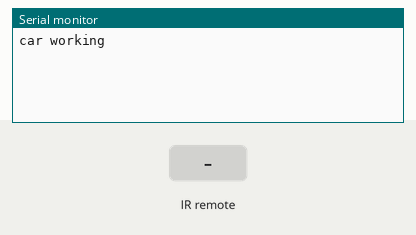
Recording of a sketch running on a simulated Arduino Uno, built with avr-gcc and run on an emulated ATmega328P. On the bench: the last lines printed to the serial monitor. The test bench sets the inputs (shaded band).

Above: at 1.2 s.
1.3 s: infrared code 0xFD10EF received
At 2.6 s:
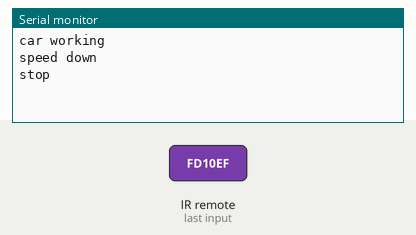
2.9 s: infrared code 0xFD50AF received
At 3.02 s:
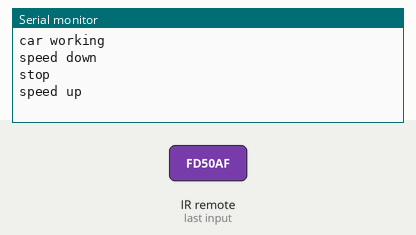
4.4 s: infrared code 0xFD30CF received
At 4.52 s:
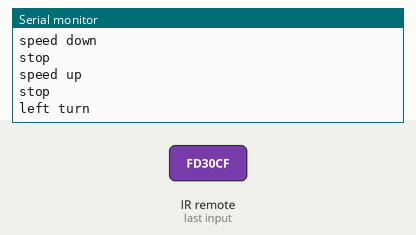
5.9 s: infrared code 0xFD08F7 received
At 6.02 s:
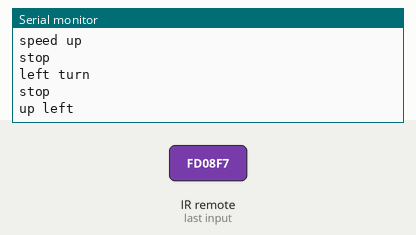
7.4 s: infrared code 0xFD8877 received
At 7.52 s:
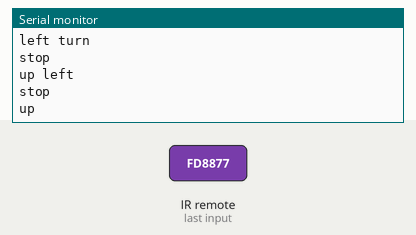
8.9 s: infrared code 0xFD48B7 received
At 9.02 s:
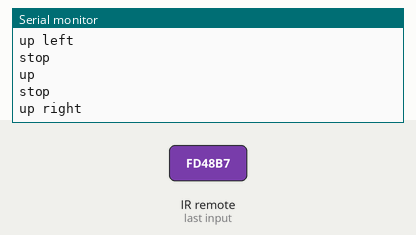

The sketch:

irmote_test.ino
```cpp
#include <IRremote.h>
#include "Timer.h"


int RECV_PIN = 14;
bool goingon = false;
IRrecv irrecv(RECV_PIN);
int goingonTimerID;
Timer t;
decode_results results;
typedef enum {vSTOP = 0, vRUNNING = 1} vStatus;
vStatus currentvStatus = vSTOP;


void setup()
{
  Serial.begin(9600);
  Serial.println("car working");

  //irrecv.enableIRIn(); // Start the receiver

  irrecv.enableIRIn(); // Start the receiver
}
bool isValid(int val)
{
  switch (val)
  {
    case 0xFD10EF:
    case 0xFD50AF:
    case 0xFD30CF:
    case 0xFD08F7:
    case 0xFD8877:
    case 0xFD48B7:
    case 0xFD28D7:
    case 0xFDA857:
    case 0xFD6897:
    case 0xFD18E7:
    case 0xFD9867:
    case 0xFD58A7:
      return true;
    default:
      return false;
  }
}

void runCar(int val)
{
  switch (val)
  {
    case 0xFD10EF:
      Serial.println("speed down");

      break;
    case 0xFD50AF:
      Serial.println("speed up");


      break;
    case 0xFD30CF:
      Serial.println("left turn");
      break;
    case 0xFD08F7:
      Serial.println("up left");
      break;
    case 0xFD8877:
      Serial.println("up");
      break;
    case 0xFD48B7:
      Serial.println("up right");
      break;
    case 0xFD28D7:
      Serial.println("left");
      break;
    case 0xFDA857:
      Serial.println("right turn");
      break;
    case 0xFD6897:
      Serial.println("right");
      break;
    case 0xFD18E7:
      Serial.println("down left");
      break;
    case 0xFD9867:
      Serial.println("down");
      break;
    case 0xFD58A7:
      Serial.println("down right");
      break;
    default:
      Serial.println("wrong");
  }
}
void loop()
{
  t.update();
  int res = irrecv.decode(&results);
  if (res)
  {
    //res == 1
    if (!isValid(results.value))
    {
      //not valid
      //do nothing
      goingon = true;
    } else
    {
      //valid
      if (currentvStatus == vSTOP)
      {
        runCar(results.value);
        currentvStatus = vRUNNING;
        goingonTimerID = t.every(125, timerIsr);
        goingon = true;
      } else
      {
        //do nothing
      }//if (currentvStatus == vSTOP)
    }// if (!isValid(results.value))
    irrecv.resume();
  }// if (res == 0)
}
//for stop
void timerIsr()
{
  //Serial.println("fired");
  if (goingon)
  {
    //goingon = false;
  } else
  {
    Serial.println("stop");
    currentvStatus = vSTOP;
    t.stop(goingonTimerID);
    //stopmotor();
  }
  goingon = false;
}
```

Measured:
- after the input at 1.3 s, the serial monitor: prints a new line at once (image 1)
- after the input at 2.9 s, the serial monitor: prints a new line at once (image 2)
- after the input at 4.4 s, the serial monitor: prints a new line at once (image 3)
- after the input at 5.9 s, the serial monitor: prints a new line at once (image 4)
- after the input at 7.4 s, the serial monitor: prints a new line at once (image 5)
- after the input at 8.9 s, the serial monitor: prints a new line at once (image 6)
